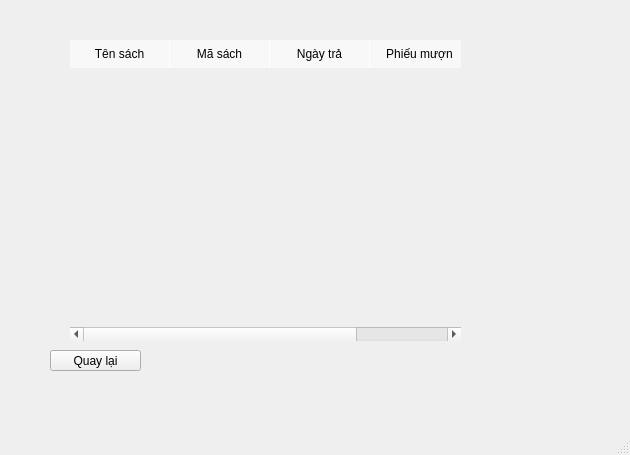
<?xml version="1.0" encoding="UTF-8"?>
<ui version="4.0">
 <class>MainWindow</class>
 <widget class="QMainWindow" name="MainWindow">
  <property name="geometry">
   <rect>
    <x>0</x>
    <y>0</y>
    <width>630</width>
    <height>455</height>
   </rect>
  </property>
  <property name="windowTitle">
   <string>MainWindow</string>
  </property>
  <property name="styleSheet">
   <string notr="true"/>
  </property>
  <widget class="QWidget" name="centralwidget">
   <property name="styleSheet">
    <string notr="true">#centralwidget {
    border-image: url(mhlichsu.png);
}</string>
   </property>
   <widget class="QTableWidget" name="tbllichsu">
    <property name="geometry">
     <rect>
      <x>70</x>
      <y>40</y>
      <width>391</width>
      <height>301</height>
     </rect>
    </property>
    <property name="styleSheet">
     <string notr="true">/* 1. Làm trong suốt lớp vỏ ngoài của bảng và bỏ viền */
QTableWidget {
    background-color: transparent;
    border: none;
}

/* 2. Làm trong suốt phần lõi bên trong (Nơi chứa các dòng dữ liệu) - Cực kỳ quan trọng */
QTableWidget::viewport {
    background-color: transparent;
}
/* Phủ một lớp kính mờ lên thanh tiêu đề cột cho dễ đọc */
QHeaderView::section {
    background-color: rgba(255, 255, 255, 150); 
    border: none;
    border-right: 1px solid white; /* Dấu kẻ vạch chia cột */
    padding: 5px;
}</string>
    </property>
    <column>
     <property name="text">
      <string>Tên sách</string>
     </property>
    </column>
    <column>
     <property name="text">
      <string>Mã sách</string>
     </property>
    </column>
    <column>
     <property name="text">
      <string>Ngày trả</string>
     </property>
    </column>
    <column>
     <property name="text">
      <string>Phiếu mượn</string>
     </property>
    </column>
   </widget>
   <widget class="QPushButton" name="btnquaylai">
    <property name="geometry">
     <rect>
      <x>50</x>
      <y>350</y>
      <width>91</width>
      <height>21</height>
     </rect>
    </property>
    <property name="text">
     <string>Quay lại</string>
    </property>
   </widget>
  </widget>
  <widget class="QMenuBar" name="menubar">
   <property name="geometry">
    <rect>
     <x>0</x>
     <y>0</y>
     <width>630</width>
     <height>18</height>
    </rect>
   </property>
  </widget>
  <widget class="QStatusBar" name="statusbar"/>
 </widget>
 <resources/>
 <connections/>
</ui>
